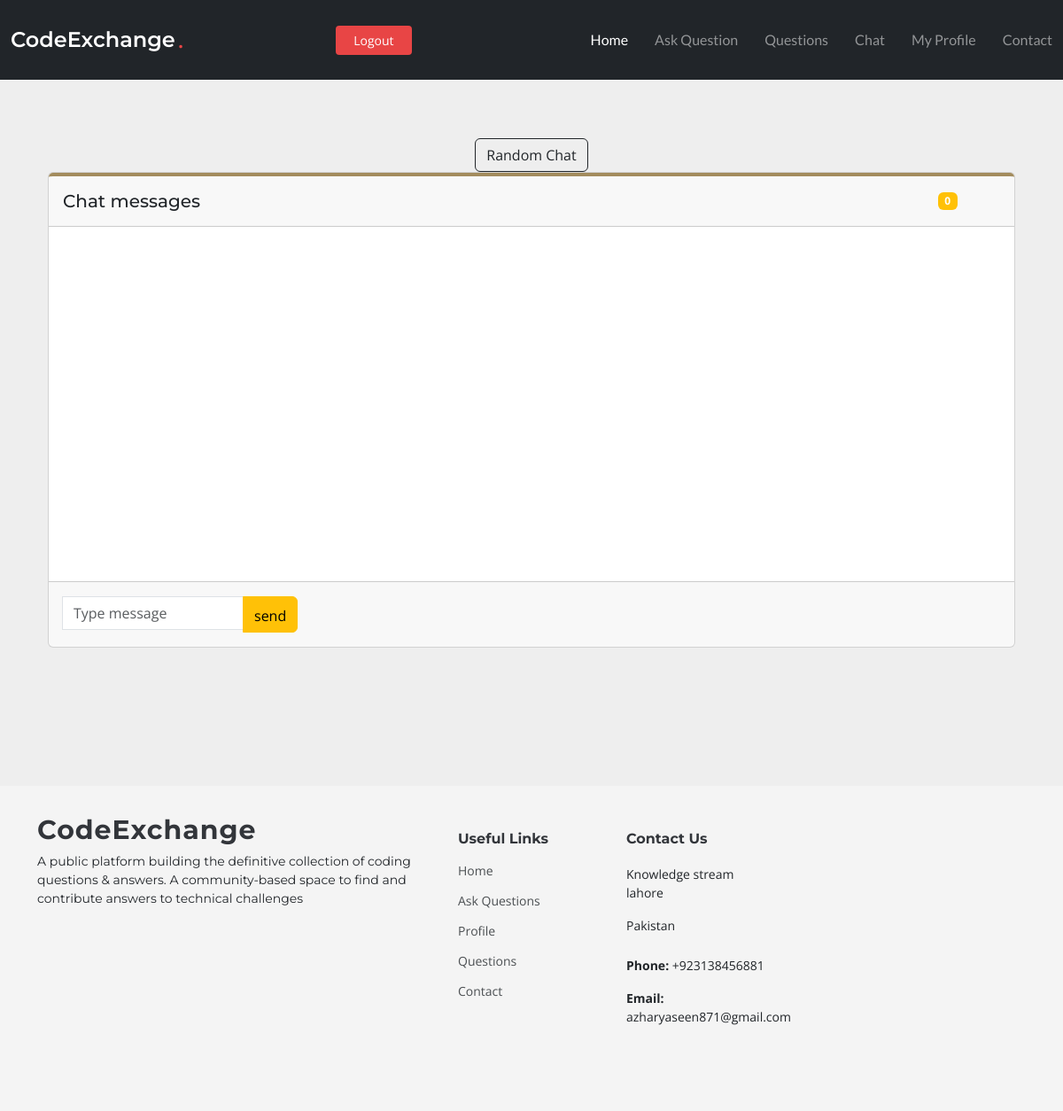
The app's page /chat_page/2 (signed in), older data.
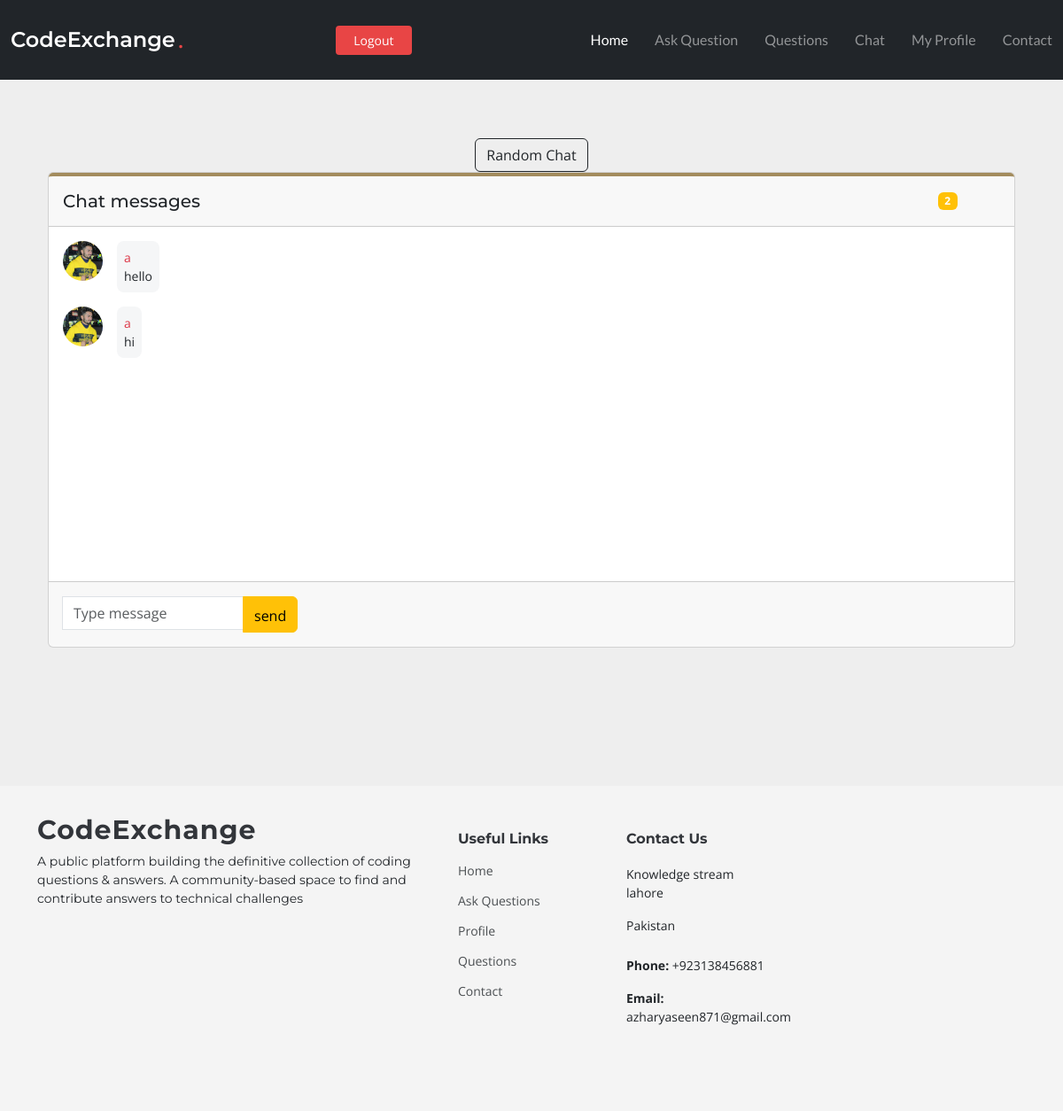
The same page, newer data.
### app/models.py (models this page shows, shortened)
class PersonelChat(models.Model):
    sender = models.ForeignKey(User, on_delete=models.CASCADE)
    receiver = models.ForeignKey(User_profile, on_delete=models.CASCADE,default=None)
    content = HTMLField()
    timestamp = models.DateTimeField(auto_now_add=True)

class User_profile(models.Model):
    user = models.OneToOneField(User, related_name='profile', on_delete=models.CASCADE)
    bio = models.CharField(max_length=1000)
    city = models.CharField(max_length=1000, default="lahore")
    phone = models.IntegerField(null=True, blank=True)
    image = models.ImageField( default='default.jpg',null= True, upload_to='profile_pic' )
    date_created = models.DateTimeField(default=timezone.now)

### app/views.py (the view)
# urls.py: path('chat_page/<int:id>',views.chat_page,name='chat_page'),
@login_required(login_url='login')
def chat_page(request, id):
    user = request.user
    chat_messages = PersonelChat.objects.filter(sender=user, receiver_id=id)
    if request.method == 'POST':
        message = request.POST.get('message')
        receiver = User_profile.objects.get(id=id)
        send_message = PersonelChat(content=message, sender=user, receiver=receiver)
        send_message.save()
    return render(request, "app/chat_page.html", {'chat_messages': chat_messages})

### app/templates/app/chat_page.html (shortened to what this page needs)
{% extends 'base.html' %}
{% block content %}
<section style="background-color: #eee;">
    <div class="container py-5">
      <div class="container py-5">
        <div class="container text-center">
          <a class="btn btn-outline-dark" href="{% url 'chat' %}">Random Chat</a>
        </div>
      <div class="row d-flex justify-content-center">
        <div class="">
          <div class="card">
            <div class="card-header d-flex justify-content-between align-items-center p-3"
              style="border-top: 4px solid #a38c5d;">
              <h5 class="mb-0">Chat messages</h5>
              <div class="d-flex flex-row align-items-center">
                <span class="badge bg-warning me-3">{{ chat_messages|length }}</span>
              </div>
            </div>
            <div id="chat-messages" class="card-body" data-mdb-perfect-scrollbar="true" style="position: relative; height: 400px">
              {% for chat_messages in chat_messages %}
            <div class="d-flex flex-row justify-content-start">
              <img src="{{ chat_messages.sender.profile.image.url }}"
                alt="avatar 1" style="width: 45px; height: 100%; border-radius:50%;">
              <div>
                <p class="small p-2 ms-3 mb-3 rounded-3" style="background-color: #f5f6f7;"><span class="text-danger">{{ chat_messages.sender }}</span><br>{{ chat_messages.content }}</p>
              </div>
            </div>
            {% endfor %}
              </div>
            <div class="card-footer text-muted d-flex justify-content-start align-items-center p-3">
            <form action="" method="post">
              <div class="input-group mb-0">
                <input type="text" class="form-control" name="message" placeholder="Type message"
                  aria-label="Recipient's username" aria-describedby="button-addon2" />
                <button class="btn btn-warning" type="submit" id="button-addon2" style="padding-top: .55rem;">
                  send
                </button>
              </div>
            </form>
            </div>
          </div>
        </div>
      </div>
    </div>
  </section>
{% endblock content %}

Row changes from the older to the newer data that the page shows:
added PersonelChat: sender.profile.image (picture), sender "a", content "hello"
added PersonelChat: sender.profile.image (picture), sender "a", content "hi"
Text that changed along with them:
{{ chat_messages|length }}: "0" → "2"
